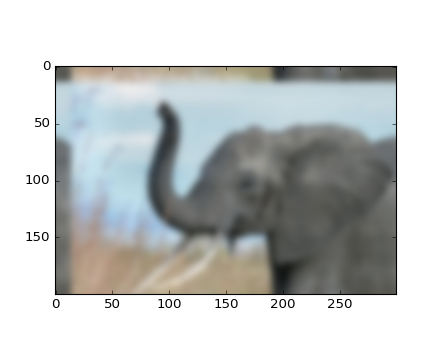
#> input picture base/data/elephant.png, 440 x 360 px
$ python fft-1.py
#> lines starting #> are read from the running program, lines starting #| are printed output that depends on the picture
# -*- coding: utf-8 -*-
import numpy as np
from scipy import fftpack
import pylab as pl


np.random.seed(1234)

time_step = 0.02
period = 5.

time_vec = np.arange(0, 20, time_step)
sig = np.sin(2 * np.pi / period * time_vec) + \
      0.5 * np.random.randn(time_vec.size)

sample_freq = fftpack.fftfreq(sig.size, d=time_step)
sig_fft = fftpack.fft(sig)
pidxs = np.where(sample_freq > 0)
freqs, power = sample_freq[pidxs], np.abs(sig_fft)[pidxs]
freq = freqs[power.argmax()]

pl.figure()
pl.plot(freqs, power)
pl.xlabel('Frequency [Hz]')
pl.ylabel('plower')
axes = pl.axes([0.3, 0.3, 0.5, 0.5])
pl.title('Peak frequency')
pl.plot(freqs[:8], power[:8])
pl.setp(axes, yticks=[])

pl.show()
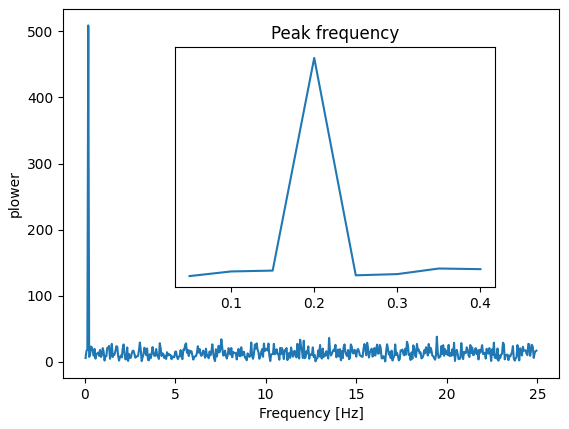
#> figure drawn by matplotlib, 2 panels; panel 1: curve peaks at x = 0.2, y = 509

import numpy as np
from scipy import fftpack
import pylab as pl

np.random.seed(1234)

time_step = 0.02
period = 5.

time_vec = np.arange(0, 20, time_step)
sig = np.sin(2 * np.pi / period * time_vec) + \
      0.5 * np.random.randn(time_vec.size)

sample_freq = fftpack.fftfreq(sig.size, d=time_step)
sig_fft = fftpack.fft(sig)
pidxs = np.where(sample_freq > 0)
freqs, power = sample_freq[pidxs], np.abs(sig_fft)[pidxs]
freq = freqs[power.argmax()]

sig_fft[np.abs(sample_freq) > freq] = 0
main_sig = fftpack.ifft(sig_fft)

pl.figure()
pl.plot(time_vec, sig)
pl.plot(time_vec, main_sig, linewidth=3)
pl.xlabel('Time [s]')
pl.ylabel('Amplitude')


pl.show()
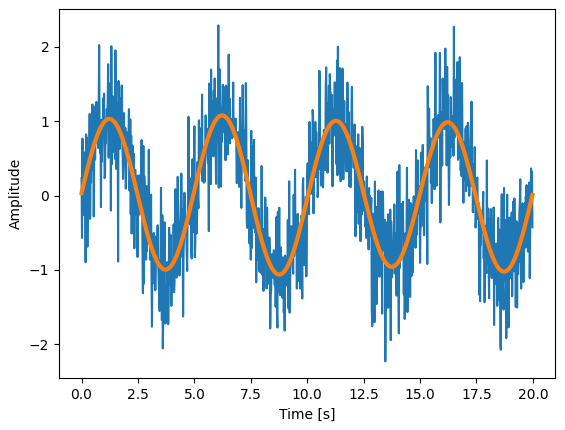
#> figure drawn by matplotlib, 1 panel; curve peaks at x = 6.06, y = 2.29; curve peaks at x = 6.22, y = 1.08


"""
Simple image blur by convolution with a Gaussian kernel
"""

import numpy as np
from scipy import fftpack
import matplotlib.pyplot as plt

# read image
img = plt.imread('./data/elephant.png')
#> img is the input picture: shape (360, 440, 4) float32; mean R, G, B, A 0.775, 0.786, 0.784, 1

# prepare an 1-D Gaussian convolution kernel
t = np.linspace(-10, 10, 30)
bump = np.exp(-0.1*t**2)
bump /= np.trapz(bump) # normalize the integral to 1

# make a 2-D kernel out of it
kernel = bump[:, np.newaxis] * bump[np.newaxis, :]

# padded fourier transform, with the same shape as the image
kernel_ft = fftpack.fft2(kernel, shape=img.shape[:2], axes=(0, 1))
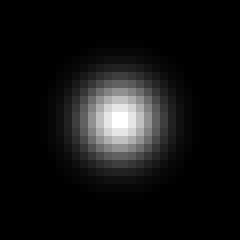
#> kernel: shape (30, 30) float64 (shown 8 times larger); min 3.12e-11, max 0.0148, mean 0.00111; drawn with min black and max white

# convolve
img_ft = fftpack.fft2(img, axes=(0, 1))
img2_ft = kernel_ft[:, :, np.newaxis] * img_ft
img2 = fftpack.ifft2(img2_ft, axes=(0, 1)).real
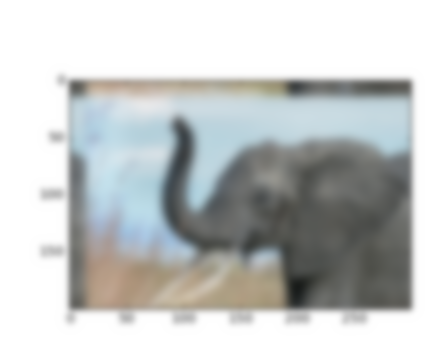
#> img2: shape (360, 440, 4) float64; mean of channels 0, 1, 2, 3 0.775, 0.786, 0.784, 1; drawn as R, G, B

# clip values to range
img2 = np.clip(img2, 0, 1)

# plot output
plt.imshow(img2)
plt.show()

# Further exercise (only if you are familiar with this stuff):
#
# A "wrapped border" appears in the upper left and top edges of the
# image. This is because the padding is not done correctly, and does
# not take the kernel size into account (so the convolution "flows out
# of bounds of the image").  Try to remove this artifact.
